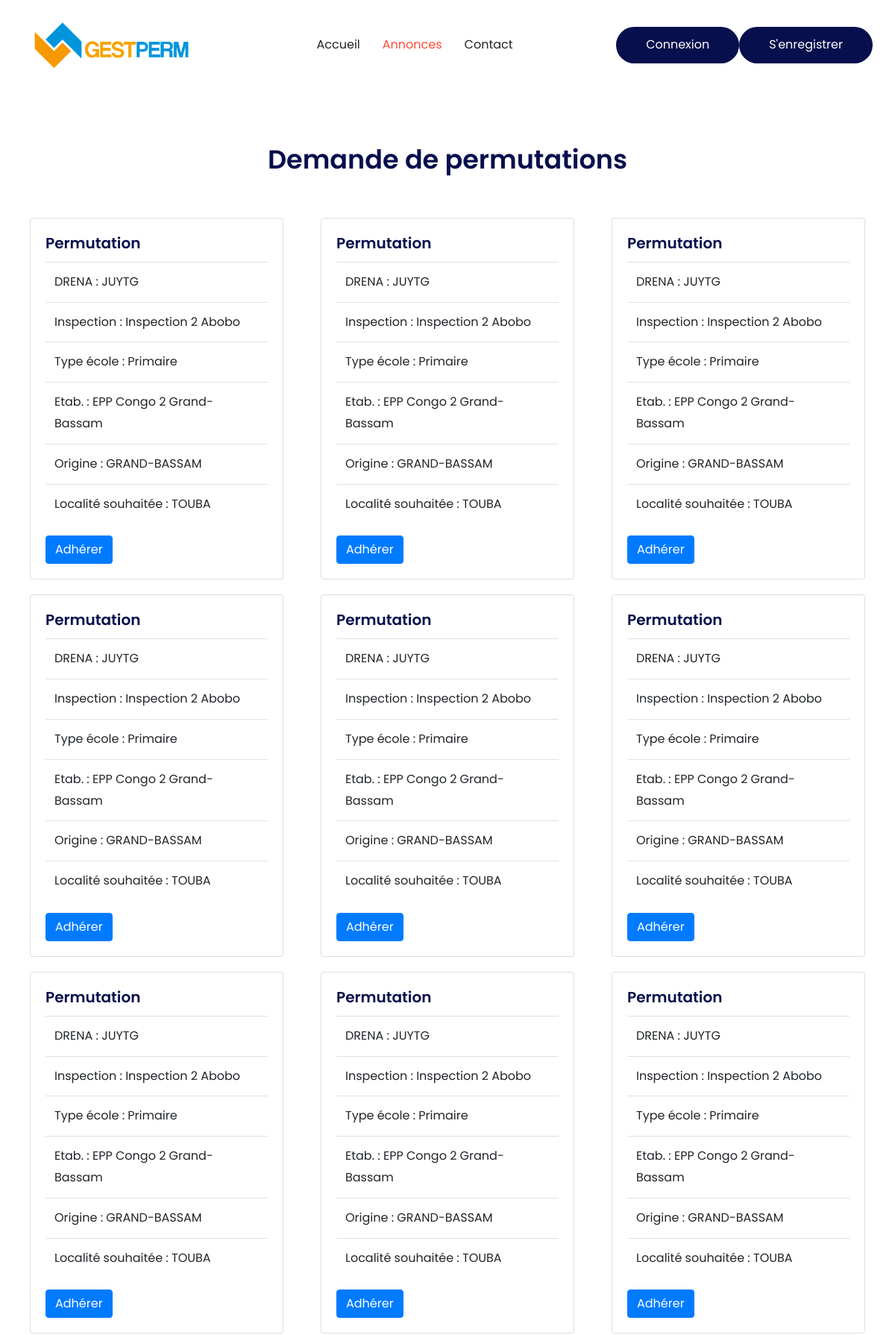
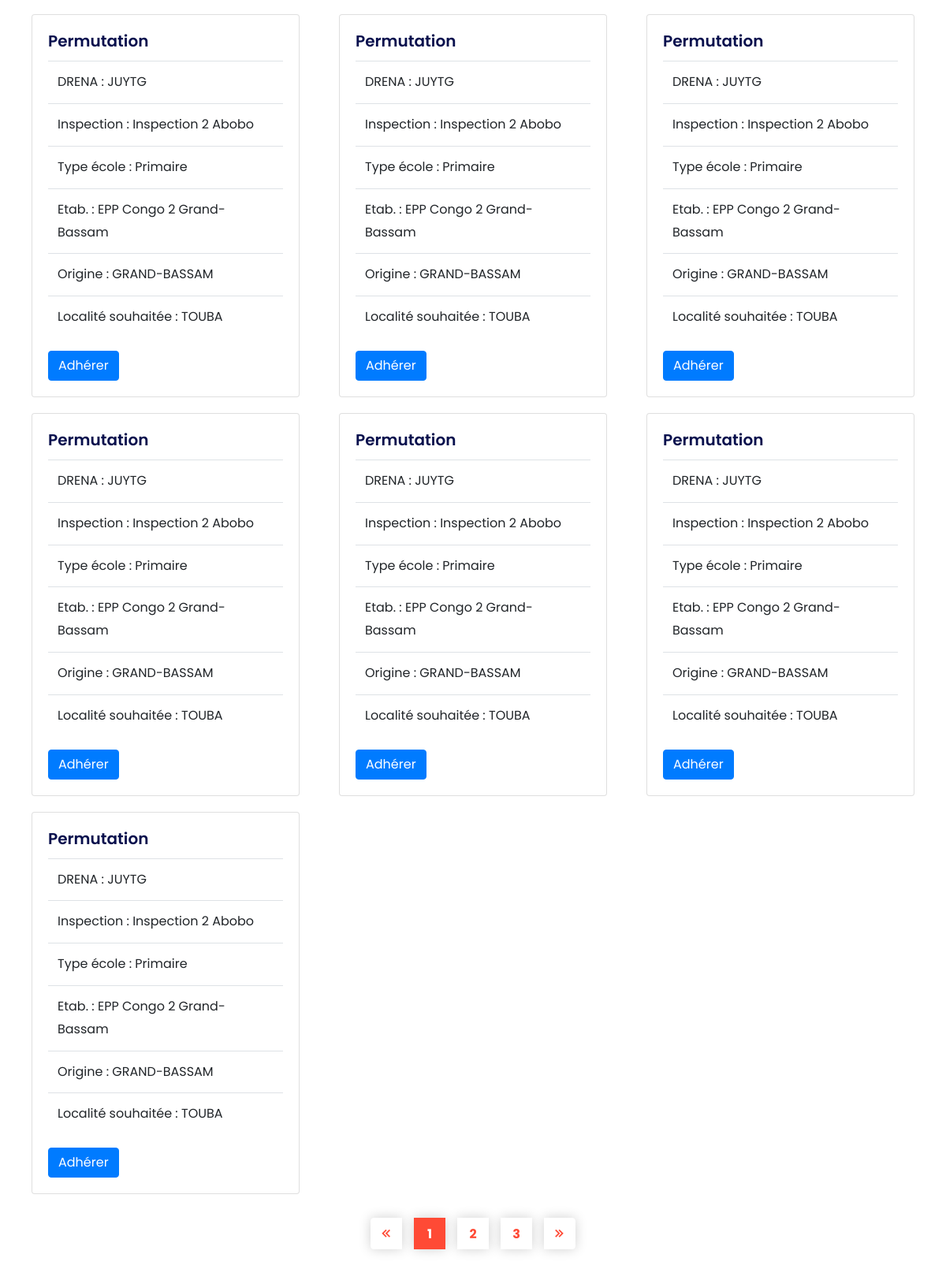
Page /annonces.php (upper part) on the committed database (2 pictures, top to bottom).
### tables this page shows
CREATE TABLE IF NOT EXISTS `annonce` (
  `IdAnnonce` int(11) NOT NULL AUTO_INCREMENT,
  `DateAjoutAnnonce` date NOT NULL,
  `LocaliteOrigineAnnonce` varchar(255) NOT NULL,
  `LocaliteDesireeAnnonce` varchar(255) NOT NULL,
  `AdherantAnnonce` varchar(255) NOT NULL DEFAULT '-1',
  `StatutAnnonce` varchar(255) NOT NULL,
  `IdAgent` bigint(20) NOT NULL,
  `IdTypeAnnonce` int(11) NOT NULL,
  PRIMARY KEY (`IdAnnonce`)
);

CREATE TABLE IF NOT EXISTS `directionregionale` (
  `IdDirectionRegionale` int(11) NOT NULL AUTO_INCREMENT,
  `NomDirectionRegionale` varchar(255) NOT NULL,
  `TelDirectionRegionale` varchar(255) NOT NULL,
  `EmailDirectionRegionale` varchar(255) NOT NULL,
  `CommuneDirectionRegionale` varchar(255) NOT NULL,
  PRIMARY KEY (`IdDirectionRegionale`)
);

CREATE TABLE IF NOT EXISTS `inspection` (
  `IdInspection` int(11) NOT NULL AUTO_INCREMENT,
  `NomInspection` varchar(255) NOT NULL,
  `TelInspection` varchar(255) NOT NULL,
  `CommuneInspection` varchar(255) NOT NULL,
  `IdDirectionRegionale` int(11) NOT NULL,
  PRIMARY KEY (`IdInspection`)
);

CREATE TABLE IF NOT EXISTS `ecole` (
  `IdEcole` int(11) NOT NULL AUTO_INCREMENT,
  `NomEcole` varchar(255) NOT NULL DEFAULT '',
  `TypeEcole` varchar(160) NOT NULL DEFAULT 'Primaire',
  `TelEcole` varchar(255) NOT NULL DEFAULT '',
  `EmailEcole` varchar(255) NOT NULL DEFAULT '',
  `LocaliteEcole` bigint(20) NOT NULL DEFAULT '1',
  `IdInspection` int(11) NOT NULL DEFAULT '1',
  PRIMARY KEY (`IdEcole`)
);

CREATE TABLE IF NOT EXISTS `localite` (
  `CodeZone` bigint(19) NOT NULL AUTO_INCREMENT,
  `LibelleZone` varchar(200) NOT NULL,
  `CodeZoneMere` bigint(19) NOT NULL,
  `NiveauStr` smallint(6) NOT NULL,
  PRIMARY KEY (`CodeZone`)
);

### class/database.php (called while the page is built, shortened)
<?php
class Database
{
    private static $dbHost = "localhost";
    private static $dbName = "pct_db";
    private static $dbUsername = "root";
    private static $dbUserpassword = "";
    private static $connection = null;
    private static function connect()
    {
        if(self::$connection == null)
        {
            try
            {
              self::$connection = new PDO("mysql:host=" . self::$dbHost . ";dbname=" . self::$dbName , self::$dbUsername, self::$dbUserpassword, array(PDO::MYSQL_ATTR_INIT_COMMAND => 'SET NAMES UTF8' , PDO::ATTR_ERRMODE=>PDO::ERRMODE_WARNING));
            }
            catch(PDOException $e)
            {
                die($e->getMessage());
            }
        }
        return self::$connection;
    }
    private static function disconnect()
    {
        self::$connection = null;
    }
    public static function SelectQuery($query="")
    {
        if ($query<>"")
        {
            $req=self::$connection->prepare($query);
            try
            {
              $req->execute();
            }
            catch(Exception $e)
            {
                var_dump($query);
                die($e->getMessage());
            }
            return $req->fetchAll(PDO::FETCH_OBJ);
        }
        else return "";
    }
}
?>

### annonces.php (the view, shortened to what this page needs)
<!doctype html>
<html lang="fr">
    <head>
        <?php require("inc/links.php");?>
    </head>
    <body>
    <?php require("inc/header.php");?>
        <section class="portfolio-area pt-70 pb-70">
            <div class="container">
                <div class="scetion-title text-center">
                    <h2>Demande de permutations</h2>
                </div>
                <div class="row pt-45">
                    <?php
                        $annonces=Database::SelectQuery("SELECT * FROM annonce ORDER BY DateAjoutAnnonce DESC");
                        foreach($annonces as $annonce):
                    ?>
                    <div class="col-lg-4 col-sm-6">
                        <div class="card" style=" margin:10px">
                            <div class="card-body">
                                <h5 class="card-title">Permutation</h5>
                                <div class="card-text">
                                <table class="table">
                                <tbody>
                                        <tr scope="row">
                                            <td>DRENA :
                                            <?php
                                                    $agent=DataBase::SelectQuery("SELECT * FROM agent WHERE IdAgent='$annonce->IdAgent'");
                                                    $ecole=DataBase::SelectQuery("SELECT * FROM ecole WHERE IdEcole='".$agent[0]->IdEcole."'");
                                                    $inspection=DataBase::SelectQuery("SELECT * FROM inspection WHERE IdInspection='".$ecole[0]->IdInspection."'");
                                                    $dren=DataBase::SelectQuery("SELECT * FROM directionregionale WHERE IdDirectionRegionale='".$inspection[0]->IdDirectionRegionale."'");
                                                    echo $dren[0]->NomDirectionRegionale;
                                                ?>
                                            </td>
                                        </tr>
                                        <tr>
                                            <td>Inspection :
                                                <?php
                                                    $agent=DataBase::SelectQuery("SELECT * FROM agent WHERE IdAgent='$annonce->IdAgent'");
                                                    $ecole=DataBase::SelectQuery("SELECT * FROM ecole WHERE IdEcole='".$agent[0]->IdEcole."'");
                                                    $inspection=DataBase::SelectQuery("SELECT * FROM inspection WHERE IdInspection='".$ecole[0]->IdInspection."'");
                                                    echo $inspection[0]->NomInspection;
                                                ?>
                                            </td>
                                        </tr>
                                        <tr>
                                            <td>Type école :
                                                <?php
                                                    $agent=DataBase::SelectQuery("SELECT * FROM agent WHERE IdAgent='$annonce->IdAgent'");
                                                    $ecole=DataBase::SelectQuery("SELECT * FROM ecole WHERE IdEcole='".$agent[0]->IdEcole."'");
                                                    echo $ecole[0]->TypeEcole;
                                                ?>
                                            </td>
                                        </tr>
                                        <tr>
                                            <td>Etab. :
                                            <?php
                                                $agent=DataBase::SelectQuery("SELECT * FROM agent WHERE IdAgent='$annonce->IdAgent'");
                                                $ecole=DataBase::SelectQuery("SELECT * FROM ecole WHERE IdEcole='".$agent[0]->IdEcole."'");
                                                echo $ecole[0]->NomEcole;
                                            ?>
                                            </td>
                                        </tr>
                                        <tr>
                                            <td>Origine :
                                                <?php
                                                    $localite=DataBase::SelectQuery("SELECT * FROM localite WHERE CodeZone='$annonce->LocaliteOrigineAnnonce'");
                                                    echo $localite[0]->LibelleZone;
                                                ?>
                                            </td>
                                        </tr>
                                        <tr>
                                            <td>
                                                Localité souhaitée :
                                                <?php
                                                    $localite=DataBase::SelectQuery("SELECT * FROM localite WHERE CodeZone='$annonce->LocaliteDesireeAnnonce'");
                                                    echo $localite[0]->LibelleZone;
                                                ?>
                                            </td>
                                        </tr>
                                </tbody>
                                </table>
                                </div>
                                <a href="annonce_details.php?annonce=<?=$annonce->IdAnnonce?>" class="btn btn-primary" style="align:center">Adhérer</a>
                            </div>
                        </div>
                    </div>
                    <?php endforeach ?>
                    <div class="col-lg-12">
						<div class="pagination-area">
							<nav aria-label="Page navigation example text-center">
								<ul class="pagination">
									<li class="page-item">
										<a class="page-link page-links" href="#">
											<i class='bx bx-chevrons-left'></i>
										</a>
									</li>
									<li class="page-item current">
										<a class="page-link" href="#">1</a>
									</li>
									<li class="page-item">
										<a class="page-link" href="#">2</a>
									</li>
									<li class="page-item">
										<a class="page-link" href="#">3</a>
									</li>
									<li class="page-item">
										<a class="page-link" href="#">
											<i class='bx bx-chevrons-right'></i>
										</a>
									</li>
								</ul>
							</nav>
						</div>
					</div>
                </div>
            </div>
        </section>
    </body>
</html>

### assets/css/responsive.css (style rules this page uses)
@media only screen and (min-width: 1200px) { .container { max-width: 1170px !important; } }

### rows in the picture
annonce: directionregionale.NomDirectionRegionale "JUYTG", inspection.NomInspection "Inspection 2 Abobo", ecole.TypeEcole "Primaire", ecole.NomEcole "EPP Congo 2 Grand-Bassam", localite.LibelleZone "GRAND-BASSAM", localite.LibelleZone "TOUBA"
annonce: directionregionale.NomDirectionRegionale "JUYTG", inspection.NomInspection "Inspection 2 Abobo", ecole.TypeEcole "Primaire", ecole.NomEcole "EPP Congo 2 Grand-Bassam", localite.LibelleZone "GRAND-BASSAM", localite.LibelleZone "TOUBA"
annonce: directionregionale.NomDirectionRegionale "JUYTG", inspection.NomInspection "Inspection 2 Abobo", ecole.TypeEcole "Primaire", ecole.NomEcole "EPP Congo 2 Grand-Bassam", localite.LibelleZone "GRAND-BASSAM", localite.LibelleZone "TOUBA"
annonce: directionregionale.NomDirectionRegionale "JUYTG", inspection.NomInspection "Inspection 2 Abobo", ecole.TypeEcole "Primaire", ecole.NomEcole "EPP Congo 2 Grand-Bassam", localite.LibelleZone "GRAND-BASSAM", localite.LibelleZone "TOUBA"
annonce: directionregionale.NomDirectionRegionale "JUYTG", inspection.NomInspection "Inspection 2 Abobo", ecole.TypeEcole "Primaire", ecole.NomEcole "EPP Congo 2 Grand-Bassam", localite.LibelleZone "GRAND-BASSAM", localite.LibelleZone "TOUBA"
annonce: directionregionale.NomDirectionRegionale "JUYTG", inspection.NomInspection "Inspection 2 Abobo", ecole.TypeEcole "Primaire", ecole.NomEcole "EPP Congo 2 Grand-Bassam", localite.LibelleZone "GRAND-BASSAM", localite.LibelleZone "TOUBA"
annonce: directionregionale.NomDirectionRegionale "JUYTG", inspection.NomInspection "Inspection 2 Abobo", ecole.TypeEcole "Primaire", ecole.NomEcole "EPP Congo 2 Grand-Bassam", localite.LibelleZone "GRAND-BASSAM", localite.LibelleZone "TOUBA"
annonce: directionregionale.NomDirectionRegionale "JUYTG", inspection.NomInspection "Inspection 2 Abobo", ecole.TypeEcole "Primaire", ecole.NomEcole "EPP Congo 2 Grand-Bassam", localite.LibelleZone "GRAND-BASSAM", localite.LibelleZone "TOUBA"
annonce: directionregionale.NomDirectionRegionale "JUYTG", inspection.NomInspection "Inspection 2 Abobo", ecole.TypeEcole "Primaire", ecole.NomEcole "EPP Congo 2 Grand-Bassam", localite.LibelleZone "GRAND-BASSAM", localite.LibelleZone "TOUBA"
annonce: directionregionale.NomDirectionRegionale "JUYTG", inspection.NomInspection "Inspection 2 Abobo", ecole.TypeEcole "Primaire", ecole.NomEcole "EPP Congo 2 Grand-Bassam", localite.LibelleZone "GRAND-BASSAM", localite.LibelleZone "TOUBA"
annonce: directionregionale.NomDirectionRegionale "JUYTG", inspection.NomInspection "Inspection 2 Abobo", ecole.TypeEcole "Primaire", ecole.NomEcole "EPP Congo 2 Grand-Bassam", localite.LibelleZone "GRAND-BASSAM", localite.LibelleZone "TOUBA"
annonce: directionregionale.NomDirectionRegionale "JUYTG", inspection.NomInspection "Inspection 2 Abobo", ecole.TypeEcole "Primaire", ecole.NomEcole "EPP Congo 2 Grand-Bassam", localite.LibelleZone "GRAND-BASSAM", localite.LibelleZone "TOUBA"
annonce: directionregionale.NomDirectionRegionale "JUYTG", inspection.NomInspection "Inspection 2 Abobo", ecole.TypeEcole "Primaire", ecole.NomEcole "EPP Congo 2 Grand-Bassam", localite.LibelleZone "GRAND-BASSAM", localite.LibelleZone "TOUBA"
annonce: directionregionale.NomDirectionRegionale "JUYTG", inspection.NomInspection "Inspection 2 Abobo", ecole.TypeEcole "Primaire", ecole.NomEcole "EPP Congo 2 Grand-Bassam", localite.LibelleZone "GRAND-BASSAM", localite.LibelleZone "TOUBA"
annonce: directionregionale.NomDirectionRegionale "JUYTG", inspection.NomInspection "Inspection 2 Abobo", ecole.TypeEcole "Primaire", ecole.NomEcole "EPP Congo 2 Grand-Bassam", localite.LibelleZone "GRAND-BASSAM", localite.LibelleZone "TOUBA"
annonce: directionregionale.NomDirectionRegionale "JUYTG", inspection.NomInspection "Inspection 2 Abobo", ecole.TypeEcole "Primaire", ecole.NomEcole "EPP Congo 2 Grand-Bassam", localite.LibelleZone "GRAND-BASSAM", localite.LibelleZone "TOUBA"
